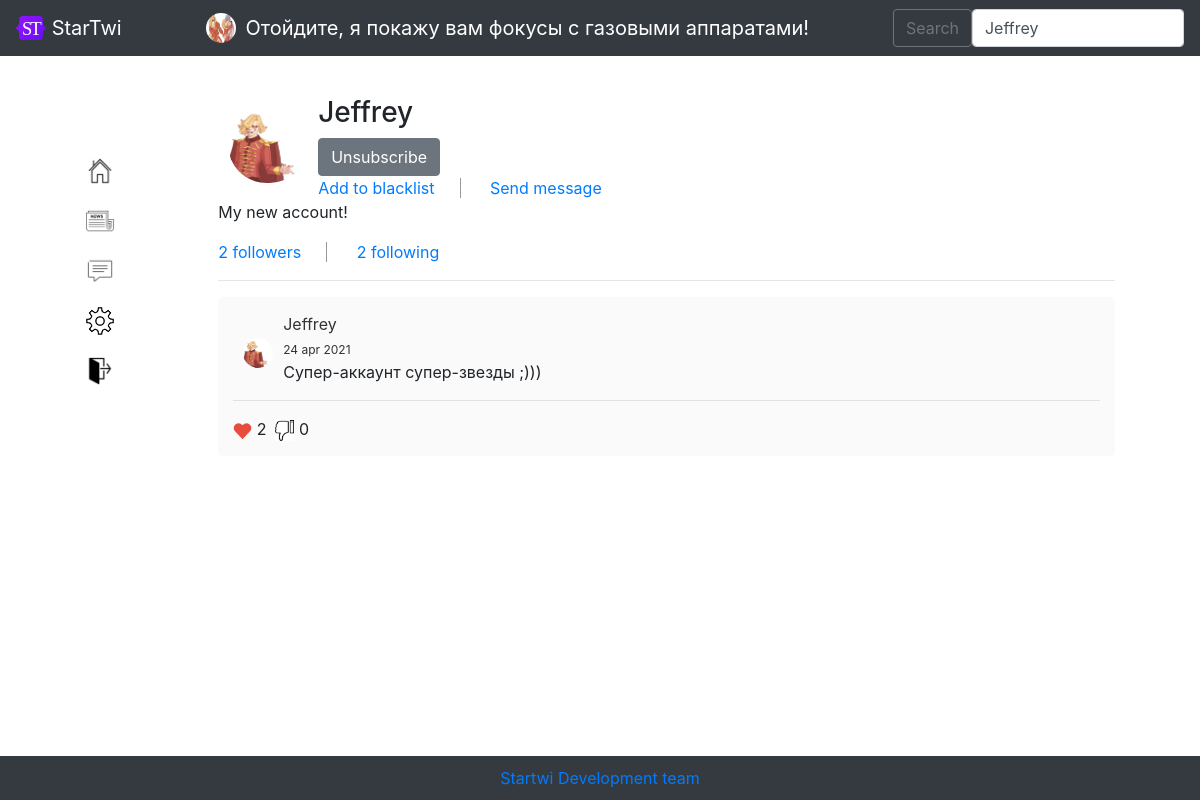
/account/Jeffrey (signed in), run on the app's committed database.
### data/users.py (models this page shows, shortened)
class User(SqlAlchemyBase, UserMixin):
    __tablename__ = 'users'
    id = sqlalchemy.Column(sqlalchemy.Integer, primary_key=True, autoincrement=True)
    username = sqlalchemy.Column(sqlalchemy.String, unique=True, nullable=True)
    year_of_birth = sqlalchemy.Column(sqlalchemy.Integer, nullable=True)
    month_of_birth = sqlalchemy.Column(sqlalchemy.Integer, nullable=True)
    day_of_birth = sqlalchemy.Column(sqlalchemy.Integer, nullable=True)
    country = sqlalchemy.Column(sqlalchemy.String, nullable=True)
    email = sqlalchemy.Column(sqlalchemy.String, unique=True, nullable=True)
    hashed_password = sqlalchemy.Column(sqlalchemy.String, nullable=True)
    modified_date = sqlalchemy.Column(sqlalchemy.DateTime, default=datetime.datetime.now())
    photo = sqlalchemy.Column(sqlalchemy.String, unique=True, nullable=True)
    about_me = sqlalchemy.Column(sqlalchemy.String, unique=True, nullable=True)
    followers = sqlalchemy.Column(sqlalchemy.String, nullable=True, default=' ')
    following = sqlalchemy.Column(sqlalchemy.String, nullable=True, default=' ')
    restrict = sqlalchemy.Column(sqlalchemy.Boolean, nullable=True, default=False)
    blacklist = sqlalchemy.Column(sqlalchemy.String, nullable=True, default=' ')

### data/news.py (models this page shows)
class News(SqlAlchemyBase):
    __tablename__ = 'news'
    id = sqlalchemy.Column(sqlalchemy.Integer, primary_key=True, autoincrement=True)
    user_id = sqlalchemy.Column(sqlalchemy.Integer, sqlalchemy.ForeignKey("users.id"))
    news_text = sqlalchemy.Column(sqlalchemy.String, nullable=True)
    creation_time = sqlalchemy.Column(sqlalchemy.DateTime, default=datetime.datetime.now())
    likes = sqlalchemy.Column(sqlalchemy.String, nullable=True, default=' ')
    dislikes = sqlalchemy.Column(sqlalchemy.String, nullable=True, default=' ')

### main.py (the view)
@app.route('/account/<username>', methods=['GET', 'POST'])
@login_required
def account(username):
    db_sess = db_session.create_session()
    user = db_sess.query(User).filter(User.username == username).first()
    newslist = db_sess.query(News).filter(News.user_id == user.id).all()
    if not user:
        abort(404)
    return render_template('account.html', title='', user=user, url_for=url_for,
                           userimg=url_for('static', filename='img/' + user.photo),
                           css_file=url_for('static', filename='css/style.css'),
                           userlist=get_userlist(), newslist=newslist[::-1],
                           str=str)

### data/db_session.py (called while the page is built)
def create_session() -> Session:
    global __factory
    return __factory()

### main.py (called while the page is built)
@login_manager.user_loader
def load_user(user_id):
    db_sess = db_session.create_session()
    return db_sess.query(User).get(user_id)

def get_userlist():
    return sorted(db_session.create_session().query(User).filter(User.username != current_user.username),
                  key=lambda x: [0 if str(x.id) in current_user.following.split(', ') else 1,
                                 - len(list(set(current_user.following.split(', ')) & set(
                                     x.following.split(', ')))),
                                 - len(list(set(current_user.followers.split(', ')) & set(
                                     x.followers.split(', ')))),
                                 x.username])

### templates/account.html (shortened to what this page needs)
{% extends "base_logged_in.html" %}
{% block content %}
<div class="block">
    <div class="user_information">
        <img src="{{ userimg }}" class="round">
        <h3>{{ user.username }}</h3>
        {% if user == current_user %}
            <a href="/editprofile" class="" style="text-decoration: none;">Edit profile</a>
            <a href="/account_settings/{{ current_user.username }}"><img src="{{ url_for('static', filename='img/settings.png') }}" width="25px"></a>
        {% else %}
            {% if not str(current_user.id) in user.blacklist.split(', ') %}
                {% if str(user.id) not in current_user.following.split(', ') %}
                    <a href="/subscribe/{{ user.username }}" class="btn btn-secondary">Subscribe to</a>
                {% else %}
                    <a href="/unsubscribe/{{ user.username }}" class="btn btn-secondary">Unsubscribe</a>
                {% endif %}
            {% endif %}
            <br>
            {% if not str(user.id) in current_user.blacklist.split(', ') %}
                <a href="/add_to_blacklist/{{ user.username }}" style="text-decoration: none;" class="brright">Add to blacklist</a>
            {% else %}
                <a href="/delete_from_blacklist/{{ user.username }}" style="text-decoration: none;">Delete from blacklist</a>
            {% endif %}
            {% if (not user.restrict or (user.restrict and str(user.id) in current_user.following.split(', '))) and not str(current_user.id) in user.blacklist.split(', ') %}
                <a href="/messenger/{{ user.username }}" style="text-decoration: none;">Send message</a>
            {% endif %}
        {% endif %}
        <p>{{ user.about_me }}</p>
        {% if user != current_user and ((str(user.id) not in current_user.following.split(', ') and user.restrict == True) or (str(current_user.id) in user.blacklist.split(', '))) %}
            <p> {{ user.followers.split(', ') |length - 1}} followers   {{ user.following.split(', ') |length - 1}} following</p>
        {% else %}
            <a href="/followers/{{ user.username }}" style="text-decoration: none;" class="brright"> {{ user.followers.split(', ') | length - 1}} followers</a>
            <a href="/following/{{ user.username }}" style="text-decoration: none;"> {{ user.following.split(', ') | length - 1}} following</a>
        {% endif %}
    </div><hr>
    <div class="user_records">
        {% if user != current_user and str(user.id) not in current_user.following.split(', ') and user.restrict == True %}
            <div class="news">
                <p>This user decided to restrict access to his page. Subscribe to view.</p>
            </div>
        {% else %}
            {% if user != current_user and str(current_user.id) in user.blacklist.split(', ') %}
                <div class="news">
                    <p style="color: #828282" align="center">This user has added you to the blacklist.</p>
                </div>
            {% else %}
                {% if newslist | length != 0 %}
                    {% for news in newslist %}
                        <div class="news">
                            <a href="/account/{{ user.username }}" style="text-decoration: none;color: #333333">
                                <img src="{{ url_for('static', filename='img/' + user.photo) }}" class="icon" style="height: 30px; width: 30px;margin: 0px; margin-right: 10px; margin-top:3%;margin-left:10px;">
                                {{ user.username }}<br>
                                {% set month = ['jan', 'feb', 'mar', 'apr', 'may', 'jun', 'jul', 'aug', 'sep', 'oct', 'nov', 'dec'] %}
                                <span style="font-size:12px;">{{ news.creation_time.day }} {{ month[news.creation_time.month - 1] }} {{ news.creation_time.year }}</span>
                            </a>
                            <br>
                            <p>{{ news.news_text }}</p><hr>
                            {% if str(current_user.id) not in news.likes.split(', ') %}
                                <a href="/like/{{ news.id }}/account"><img src="{{ url_for('static', filename='img/no_like.png') }}" style="width: 19px;"></a>
                            {% else %}
                                <a href="/like/{{ news.id }}/account"><img src="{{ url_for('static', filename='img/like.png') }}" style="width: 19px;"></a>
                            {% endif %}
                            {{ news.likes.split(', ') | length - 1 }}&nbsp;
                            {% if str(current_user.id) not in news.dislikes.split(', ') %}
                    <a href="/dislike/{{ news.id }}/account"><img src="{{ url_for('static', filename='img/no-dislike.png') }}" style="width: 19px;"></a>
                {% else %}
                    <a href="/dislike/{{ news.id }}/account"><img src="{{ url_for('static', filename='img/ddislike.jpg') }}" style="width: 19px;"></a>
                {% endif %}
                {{ news.dislikes.split(', ') | length - 1 }}
                        </div>
                    {% endfor %}
                {% else %}
                    <div class="news">
                        <p style="color: #828282" align="center">There are no entries here yet...</p>
                    </div>
                {% endif %}
            {% endif %}
        {% endif %}
    </div>
</div>
{% endblock %}

### templates/base_logged_in.html (shortened to what this page needs)
<!DOCTYPE html>
<html lang="en">
<head>
    <link rel="stylesheet"
          href="https://stackpath.bootstrapcdn.com/bootstrap/4.4.1/css/bootstrap.min.css"
>
    <link href="http://rawgithub.com/indrimuska/jquery-editable-select/master/dist/jquery-editable-select.min.css" rel="stylesheet">
    <link rel="stylesheet" type="text/css" href={{ css_file }}>
</head>
<body>
    <header>
        <nav class="navbar navbar-dark bg-dark">
            <a class="navbar-brand" href="#">
                <img src="/static/img/startwi-logo.svg" alt="" width="30" height="24" class="d-inline-block align-text-top">
                StarTwi
            </a>
            <a href="/account/{{ current_user.username }}" style="text-decoration: none;" class="navbar-brand">
                <img src="{{ url_for('static', filename='img/' + current_user.photo) }}" alt="" width="30" height="30" class="icon" style="margin: 0px; margin-right: 10px;">
                {{ current_user.username }}</a>
            <form class="d-flex" method="post" id="sample_form" name="sample_form">
                <button class="btn btn-outline-secondary" type="submit" name="Save" id="save">Search</button>
                <select name="users" id="users" class="form-control me-2" type="search" placeholder="Search" aria-label="Search">
                    {% for found_user in userlist %}
                        {% if found_user %}
                            <option>{{ found_user.username }}</option>
                        {% endif %}
                    {% endfor %}
               </select>
      </form>
    </nav>
    </header>
    <main role="main" class="container">
        <div style="float:left;">
            <ul style="list-style-type: none;">
                <li><a href="/account/{{ current_user.username }}"><img src="{{ url_for('static', filename='img/home_icon.png') }}" style="width:30px; margin-top:60px;"></a></li>
                <li><a href="/newstape"><img src="{{ url_for('static', filename='img/news_icon.png') }}" style="width:30px; margin-top:20px;"></a></li>
                <li><a href="/chats"><img src="{{ url_for('static', filename='img/messenger_icon.png') }}" style="width:30px; margin-top:20px;"></a></li>
                <li><a href="/account_settings/{{ current_user.username }}"><img src="{{ url_for('static', filename='img/settings.png') }}" style="width:30px; margin-top:20px;"></a></li>
                <li><a href="/logout"><img src="{{ url_for('static', filename='img/exit-icon.png') }}" style="width:30px; margin-top:20px;"></a></li>
            </ul>
        </div>
        <div style="margin-left: 12%">
            {% block content %}{% endblock %}
        </div>
        <br><br><br>
          <div class="footer"><a href="mailto:dashastepanova1901@mail.ru">Startwi Development team</a>
  </div>
    </main>
</body>
</html>

### static/css/style.css (style rules this page uses)
.brright { border-right: 1px solid #999; margin-right: 25px; padding-right: 25px; }
.round { width: 80px; border-radius: 80px; float: left; margin: 10px; font-size: 27px; }
.block { margin: 40px; }
.icon { width: 30px; border-radius: 30px; float: left; margin: 20px; font-size: 27px; }
.news a { color: #081e45; }
.news { background-color: #fafafa; border-radius: 5px; padding: 15px; margin-bottom: 15px; }

### templates/base_logged_in.html (style rules this page uses)
.footer { position: fixed; left: 0; bottom: 0; padding: 10px; background: #343a40; color: #ffffff; width: 100%; text-align: center; }

### data on the page
User: photo (picture), username "Отойдите, я покажу вам фокусы с газовыми аппаратами!"
User: username "Jeffrey", about_me "My new account!"
News: photo (picture), creation_time.day "24", creation_time "apr", creation_time.year "2021", news_text "Супер-аккаунт супер-звезды ;)))", likes.split|length "2", dislikes.split|length "0"

### other printed values
{{ user.followers.split(', ') | length - 1 }} "2"
{{ user.following.split(', ') | length - 1 }} "2"
form field users "Jeffrey"
